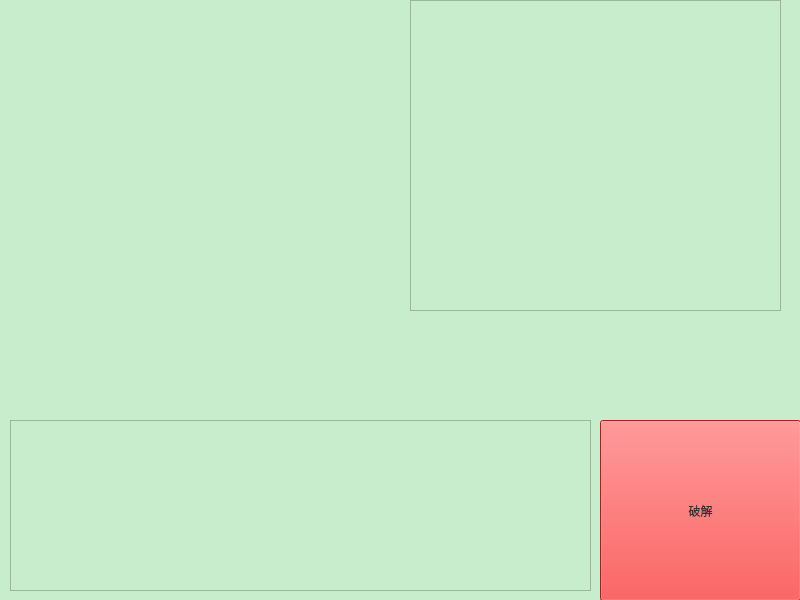
<?xml version="1.0" encoding="UTF-8"?>
<ui version="4.0">
 <class>MainWindow</class>
 <widget class="QMainWindow" name="MainWindow">
  <property name="geometry">
   <rect>
    <x>0</x>
    <y>0</y>
    <width>800</width>
    <height>600</height>
   </rect>
  </property>
  <property name="windowTitle">
   <string>MainWindow</string>
  </property>
  <property name="styleSheet">
   <string notr="true">background-color: rgb(199, 237, 204);</string>
  </property>
  <widget class="QWidget" name="centralWidget">
   <widget class="QPushButton" name="pushButton">
    <property name="geometry">
     <rect>
      <x>600</x>
      <y>420</y>
      <width>201</width>
      <height>181</height>
     </rect>
    </property>
    <property name="styleSheet">
     <string notr="true">color: rgb(46, 52, 54);
background-color: rgb(239, 41, 41);</string>
    </property>
    <property name="text">
     <string>破解</string>
    </property>
   </widget>
   <widget class="QLabel" name="label">
    <property name="geometry">
     <rect>
      <x>10</x>
      <y>0</y>
      <width>351</width>
      <height>311</height>
     </rect>
    </property>
    <property name="text">
     <string/>
    </property>
   </widget>
   <widget class="QGraphicsView" name="graphicsView">
    <property name="geometry">
     <rect>
      <x>410</x>
      <y>0</y>
      <width>371</width>
      <height>311</height>
     </rect>
    </property>
    <property name="styleSheet">
     <string notr="true">border-image: url(:/ii/v2-2aeec5d00747414879157e5558143eaa_b.jpg);</string>
    </property>
   </widget>
   <widget class="QLabel" name="label_2">
    <property name="geometry">
     <rect>
      <x>10</x>
      <y>340</y>
      <width>771</width>
      <height>61</height>
     </rect>
    </property>
    <property name="text">
     <string/>
    </property>
   </widget>
   <widget class="QTextEdit" name="textEdit">
    <property name="geometry">
     <rect>
      <x>10</x>
      <y>420</y>
      <width>581</width>
      <height>171</height>
     </rect>
    </property>
   </widget>
  </widget>
 </widget>
 <resources>
  <include location="ico.qrc"/>
 </resources>
 <connections/>
</ui>
